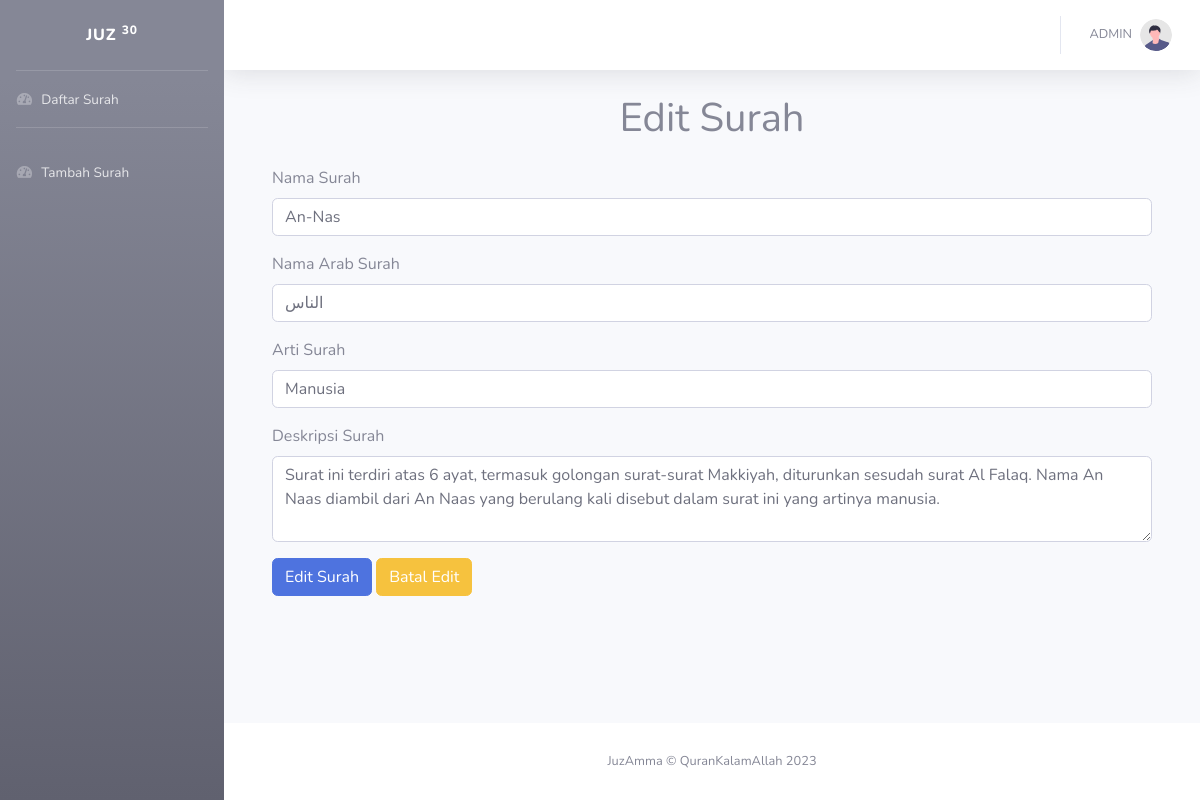
Screenshot of /admin/admin_edit.php?id=1 with the database file from the repository.
### tables this page shows
CREATE TABLE `judul_surah` (
  `id` int(11) NOT NULL,
  `nama` varchar(255) NOT NULL,
  `nama_arab` varchar(255) NOT NULL,
  `arti_surah` varchar(255) NOT NULL,
  `deskripsi_surah` varchar(1000) NOT NULL,
  `id_surah` int(11) NOT NULL
);

### admin/admin_edit.php (the view, shortened to what this page needs)
<?php
    include "../db_connect.php";
    $id = $_GET['id'];
    $data = $koneksi->query("SELECT * FROM judul_surah WHERE id = $id")->fetch_all();
    $nama = $data[0][1];
    $nama_arab = $data[0][2];
    $arti = $data[0][3];
    $deskripsi = $data[0][4];
?>
<!DOCTYPE html>
<html lang="en">
<head>
    <link href="vendor/fontawesome-free/css/all.min.css" rel="stylesheet" type="text/css">
    <link href="css/sb-admin-2.min.css" rel="stylesheet">
</head>
<body id="page-top">
    <div id="wrapper">
        <ul class="navbar-nav bg-gradient-secondary sidebar sidebar-dark accordion" id="accordionSidebar">
            <a class="sidebar-brand d-flex align-items-center justify-content-center" href="admin_page.php">
                <div class="sidebar-brand-text mx-3">JUZ <sup>30</sup></div>
            </a>
            <hr class="sidebar-divider my-0">
            <li class="nav-item">
                <a class="nav-link collapsed" href="admin_update.php" >
                <i class="fas fa-fw fa-tachometer-alt"></i>
                    <span>Daftar Surah</span>
                </a>
            </li>
            <hr class="sidebar-divider">
            <li class="nav-item">
                <a class="nav-link collapsed" href="admin_tambah.php" >
                <i class="fas fa-fw fa-tachometer-alt"></i>
                    <span>Tambah Surah</span>
                </a>
            </li>
        </ul>
        <div id="content-wrapper" class="d-flex flex-column">
            <div id="content">
                <nav class="navbar navbar-expand navbar-light bg-white topbar mb-4 static-top shadow">
                    <ul class="navbar-nav ml-auto">
                        <li class="nav-item dropdown no-arrow">
                            <a class="nav-link dropdown-toggle" href="#" id="userDropdown" role="button"
                                data-toggle="dropdown" aria-haspopup="true" aria-expanded="false">
                                <span class="mr-2 d-none d-lg-inline text-gray-600 small">ADMIN</span>
                                <img class="img-profile rounded-circle"
                                    src="img/undraw_profile.svg">
                            </a>
                        </li>
                    </ul>
                </nav>
                <div class="container-fluid">
                <div class="container mt-4">
        <h1 class="text-center mb-4">Edit Surah</h1>
        <form id="surahForm" method="POST" action="./proses/edit.php">
            <div class="mb-3">
                <label for="nama" class="form-label">Nama Surah</label>
                <input type="text" name="nama" class="form-control" id="nama" value="<?= $nama ?>" required>
            </div>
            <div class="mb-3">
                <label for="namaArab" class="form-label">Nama Arab Surah</label>
                <input type="text" name="nama_arab" class="form-control" id="namaArab" value="<?= $nama_arab ?>" required>
            </div>
            <div class="mb-3">
                <label for="arti" class="form-label">Arti Surah</label>
                <input type="text" name="arti" class="form-control" id="arti" value="<?= $arti ?>" required>
            </div>
            <div class="mb-3">
                <label for="deskripsi" class="form-label">Deskripsi Surah</label>
                <textarea class="form-control" name="deskripsi" id="deskripsi" rows="3" required><?= $deskripsi ?></textarea>
            </div>
            <button type="submit" class="btn btn-primary">Edit Surah</button>
            <a href="./admin_update.php" class="btn btn-warning">Batal Edit</a>
        </form>
                 </div>
            </div>
            </div>
            <footer class="sticky-footer bg-white">
                <div class="container my-auto">
                    <div class="copyright text-center my-auto">
                        <span>JuzAmma &copy; QuranKalamAllah 2023</span>
                    </div>
                </div>
            </footer>
        </div>
    </div>
</body>
</html>

### rows the page displays
judul_surah: nama "An-Nas", nama_arab "الناس", arti "Manusia", deskripsi "Surat ini terdiri atas 6 ayat, termasuk golongan surat-surat Makkiyah, diturunkan sesudah surat Al Falaq. Nama An Naas diambil dari An Naas yang berulang kali disebut dalam surat ini yang artinya manusia."
